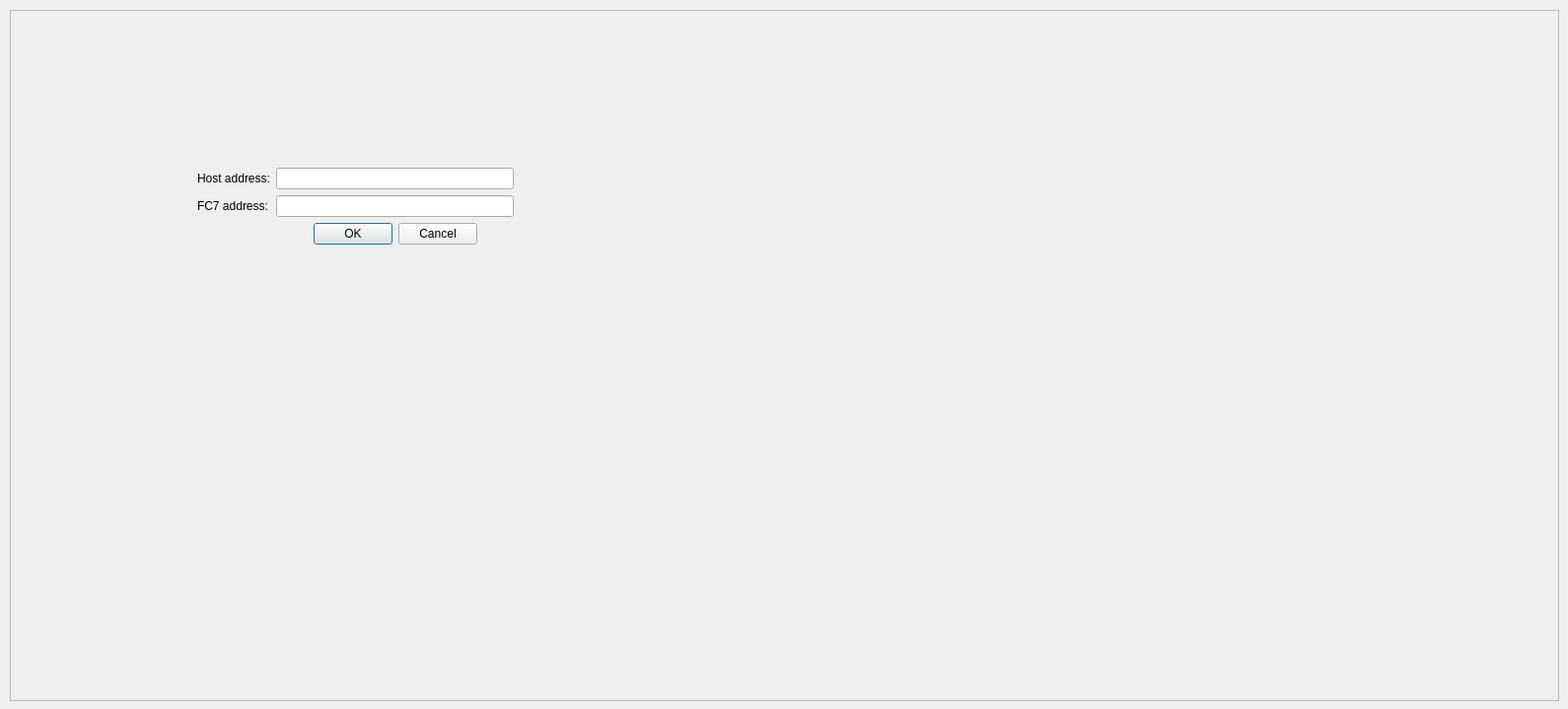
<?xml version="1.0" encoding="UTF-8"?>
<ui version="4.0">
 <class>Form</class>
 <widget class="QWidget" name="Form">
  <property name="geometry">
   <rect>
    <x>0</x>
    <y>0</y>
    <width>1590</width>
    <height>719</height>
   </rect>
  </property>
  <property name="windowTitle">
   <string>Form</string>
  </property>
  <widget class="QFrame" name="frame">
   <property name="geometry">
    <rect>
     <x>10</x>
     <y>10</y>
     <width>1571</width>
     <height>701</height>
    </rect>
   </property>
   <property name="frameShape">
    <enum>QFrame::StyledPanel</enum>
   </property>
   <property name="frameShadow">
    <enum>QFrame::Raised</enum>
   </property>
   <widget class="QWidget" name="formLayoutWidget">
    <property name="geometry">
     <rect>
      <x>190</x>
      <y>160</y>
      <width>321</width>
      <height>103</height>
     </rect>
    </property>
    <layout class="QFormLayout" name="formLayout">
     <item row="0" column="0">
      <widget class="QLabel" name="Fc7_hostAdress">
       <property name="text">
        <string>Host address:</string>
       </property>
       <property name="buddy">
        <cstring>Fc7_hostAdress</cstring>
       </property>
      </widget>
     </item>
     <item row="0" column="1">
      <widget class="QLineEdit" name="here_hostadress"/>
     </item>
     <item row="1" column="0">
      <widget class="QLabel" name="FC7_adress">
       <property name="text">
        <string>FC7 address:</string>
       </property>
      </widget>
     </item>
     <item row="1" column="1">
      <widget class="QLineEdit" name="here_fc7adress"/>
     </item>
     <item row="2" column="1">
      <widget class="QDialogButtonBox" name="YesORNo">
       <property name="standardButtons">
        <set>QDialogButtonBox::Cancel|QDialogButtonBox::Ok</set>
       </property>
       <property name="centerButtons">
        <bool>true</bool>
       </property>
      </widget>
     </item>
    </layout>
   </widget>
  </widget>
 </widget>
 <resources/>
 <connections/>
</ui>
